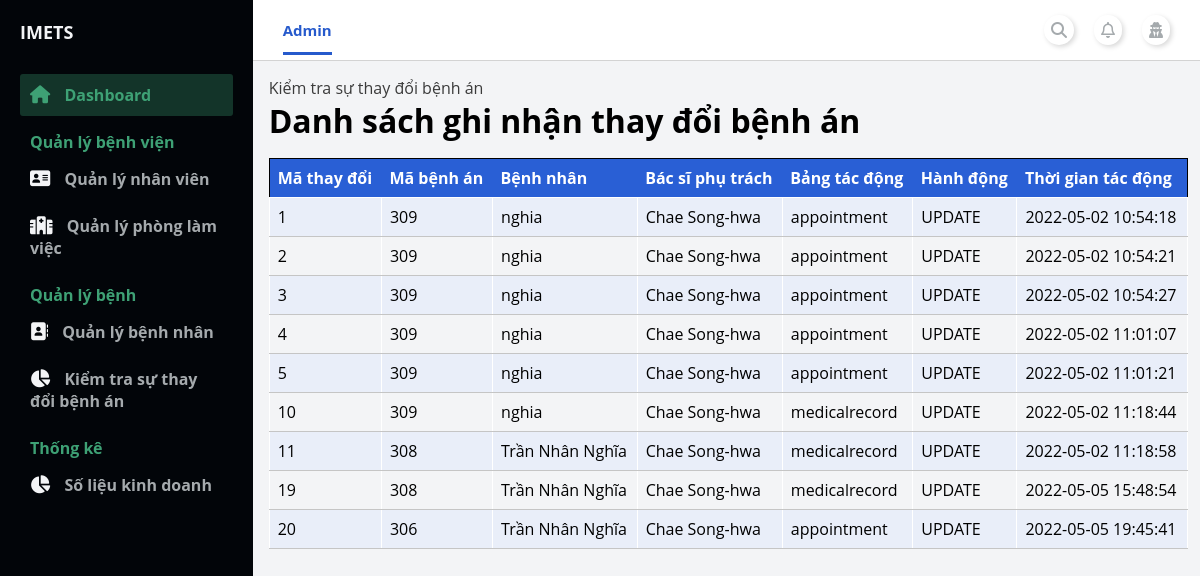
Page /admin/index.php?page_layout=recordLog (signed in) on the committed database.
### tables this page shows
CREATE TABLE `medicalrecord_log` (
  `ID_Log` int(11) NOT NULL,
  `ID_Appointment` int(11) NOT NULL,
  `AtTable` varchar(50) NOT NULL,
  `Operation` varchar(50) NOT NULL,
  `UpdateAt` datetime NOT NULL
);

CREATE TABLE `medicalrecord` (
  `ID_MedicalRecord` int(11) NOT NULL,
  `ID_Appointment` int(11) NOT NULL,
  `ReasonCheckup` varchar(50) DEFAULT NULL,
  `BodyCheck` varchar(50) DEFAULT NULL,
  `BodyPartsCheck` varchar(50) DEFAULT NULL,
  `PulseRate` int(11) DEFAULT NULL,
  `Temp` float DEFAULT NULL,
  `BloodPressure` varchar(10) DEFAULT NULL,
  `Breathing` int(11) DEFAULT NULL,
  `Height` float DEFAULT NULL,
  `Weight` float DEFAULT NULL,
  `Result` varchar(255) DEFAULT NULL,
  `TreatmentDirection` varchar(255) DEFAULT NULL,
  `Advice` varchar(255) DEFAULT NULL
);

CREATE TABLE `patient` (
  `ID_Patient` int(11) NOT NULL,
  `Name` varchar(100) NOT NULL,
  `DOB` date NOT NULL,
  `Sex` varchar(10) NOT NULL,
  `Address` varchar(200) DEFAULT NULL,
  `CMND` varchar(15) DEFAULT NULL,
  `PhoneNumber` varchar(25) NOT NULL,
  `ID_BHYT` varchar(20) DEFAULT NULL,
  `VoteRate` double NOT NULL,
  `UserName` varchar(100) NOT NULL,
  `Password` varchar(100) NOT NULL
);

CREATE TABLE `staff` (
  `ID_Staff` int(11) NOT NULL,
  `Name_Staff` varchar(100) NOT NULL,
  `DOB_Staff` date NOT NULL,
  `Sex_Staff` varchar(10) NOT NULL,
  `Address_Staff` varchar(200) NOT NULL,
  `CMND_Staff` varchar(15) NOT NULL,
  `PhoneNumber_Staff` varchar(25) NOT NULL,
  `Position` varchar(50) NOT NULL,
  `ID_Dept` int(11) NOT NULL,
  `DateStartWork` date NOT NULL,
  `VoteRate` double NOT NULL DEFAULT 0,
  `UserName` varchar(100) NOT NULL,
  `Password` varchar(100) NOT NULL
);

### admin/modules_admin/recordLog/recordLog.php (the view, shortened to what this page needs)
<main>
    <div class="container-table">
        <div class="link-nav-pages">
            <a href="">Kiểm tra sự thay đổi bệnh án</a>
        </div>
        <div class="table-header">
            <h1>Danh sách ghi nhận thay đổi bệnh án</h1>
        </div>
        <div class="table-body">
            <table class="table">
                <thead class="thead-dark">
                    <tr>
                        <th>Mã thay đổi</th>
                        <th>Mã bệnh án</th>
                        <th>Bệnh nhân</th>
                        <th>Bác sĩ phụ trách</th>
                        <th>Bảng tác động</th>
                        <th>Hành động</th>
                        <th>Thời gian tác động</th>
                    </tr>
                </thead>
                <tbody>
                    <tr>
                        <?php
                            include './../config.php';
                            $sql = "SELECT medicalrecord_log.ID_Log, medicalrecord.ID_MedicalRecord, patient.Name,staff.Name_Staff, medicalrecord_log.AtTable, medicalrecord_log.Operation,medicalrecord_log.UpdateAt
                            FROM medicalrecord_log JOIN appointment ON medicalrecord_log.ID_Appointment=appointment.ID_Appointment
                            JOIN medicalrecord ON medicalrecord.ID_Appointment=appointment.ID_Appointment
                            JOIN staff ON staff.ID_Staff=appointment.ID_Staff
                            JOIN patient ON patient.ID_Patient=appointment.ID_Patient";
                            $query = mysqli_query($conn, $sql);
                            while($rows = mysqli_fetch_array($query)){ ?>
                            <tr>
                                <td><?php echo $rows["ID_Log"] ?></td>
                                <td><?php echo $rows["ID_MedicalRecord"] ?></td>
                                <td><?php echo $rows["Name"] ?></td>
                                <td><?php echo $rows["Name_Staff"] ?></td>
                                <td><?php echo $rows["AtTable"] ?></td>
                                <td><?php echo $rows["Operation"] ?></td>
                                <td><?php echo $rows["UpdateAt"] ?></td>
                            </tr>
                        <?php } ?>
                    </tr>
            </table>
        </div>
    </div>
</main>

### admin/modules_admin/style/index_admin.css (style rules this page uses)
:root { --white: #ffffff; --lightblue:#E9EEF9; --blue:#295FD5; --blacktext:#3B3B3B; --red: #E85253; --box-shadow:.5rem .5rem 0 rgba(22, 86, 160, 0.2); --text-shadow:.4rem .4rem 0 rgba(0, 0, 0, .2); --border:.2rem solid var(--blue); }
* { margin: 0; padding: 0; }
body { box-sizing: border-box; font-family: 'Open Sans', sans-serif; }

### admin/modules_admin/style/content_admin.css (style rules this page uses)
main { background: #f3f4f6; grid-area: main; overflow-y: auto; }

### admin/modules_admin/style/staff_management.css (style rules this page uses)
.container-table { width: 97%; margin: 1rem 1rem 0 1rem; }
.table { border-collapse: collapse; width: 100%; margin-top: 1rem; border: 1px solid rgb(0, 0, 0); }
.thead-dark { background-color: var(--blue); color: var(--white); }
th, td { text-align: left; padding: 0.5rem; }
tr:nth-child(even) { background-color: var(--lightblue); }

### admin/modules_admin/style/detail_staffManagement.css (style rules this page uses)
.link-nav-pages a { text-decoration: none; color: var(--blacktext); }

### admin/modules_admin/style/patient_management.css (style rules this page uses)
.personalInfoTable th, td { padding: 8px; text-align: left; border-bottom: 1px solid #c5c5c5; border-top: 1px solid #ffffff; border-right: 1px solid #ffffff; border-left: 1px solid #ffffff; }

### rows in the picture
medicalrecord_log: ID_Log "1", medicalrecord.ID_MedicalRecord "309", patient.Name "nghia", staff.Name_Staff "Chae Song-hwa", AtTable "appointment", Operation "UPDATE", UpdateAt "2022-05-02 10:54:18"
medicalrecord_log: ID_Log "2", medicalrecord.ID_MedicalRecord "309", patient.Name "nghia", staff.Name_Staff "Chae Song-hwa", AtTable "appointment", Operation "UPDATE", UpdateAt "2022-05-02 10:54:21"
medicalrecord_log: ID_Log "3", medicalrecord.ID_MedicalRecord "309", patient.Name "nghia", staff.Name_Staff "Chae Song-hwa", AtTable "appointment", Operation "UPDATE", UpdateAt "2022-05-02 10:54:27"
medicalrecord_log: ID_Log "4", medicalrecord.ID_MedicalRecord "309", patient.Name "nghia", staff.Name_Staff "Chae Song-hwa", AtTable "appointment", Operation "UPDATE", UpdateAt "2022-05-02 11:01:07"
medicalrecord_log: ID_Log "5", medicalrecord.ID_MedicalRecord "309", patient.Name "nghia", staff.Name_Staff "Chae Song-hwa", AtTable "appointment", Operation "UPDATE", UpdateAt "2022-05-02 11:01:21"
medicalrecord_log: ID_Log "10", medicalrecord.ID_MedicalRecord "309", patient.Name "nghia", staff.Name_Staff "Chae Song-hwa", AtTable "medicalrecord", Operation "UPDATE", UpdateAt "2022-05-02 11:18:44"
medicalrecord_log: ID_Log "11", medicalrecord.ID_MedicalRecord "308", patient.Name "Trần Nhân Nghĩa", staff.Name_Staff "Chae Song-hwa", AtTable "medicalrecord", Operation "UPDATE", UpdateAt "2022-05-02 11:18:58"
medicalrecord_log: ID_Log "19", medicalrecord.ID_MedicalRecord "308", patient.Name "Trần Nhân Nghĩa", staff.Name_Staff "Chae Song-hwa", AtTable "medicalrecord", Operation "UPDATE", UpdateAt "2022-05-05 15:48:54"
medicalrecord_log: ID_Log "20", medicalrecord.ID_MedicalRecord "306", patient.Name "Trần Nhân Nghĩa", staff.Name_Staff "Chae Song-hwa", AtTable "appointment", Operation "UPDATE", UpdateAt "2022-05-05 19:45:41"
